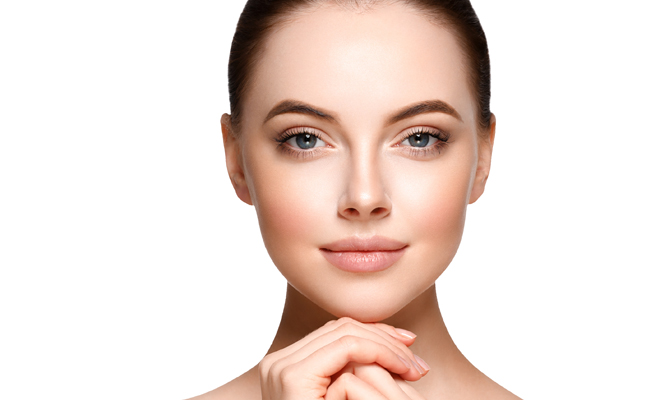
//> input picture lena.jpg, 660 x 400 px
$ ./FiltroRuido   (built with g++ and OpenCV 4)
//> lines starting //> are read from the running program, lines starting //| are printed output that depends on the picture
#include <opencv2/opencv.hpp>
#include "opencv2/imgproc.hpp"
#include "opencv2/imgcodecs.hpp"
#include "opencv2/highgui.hpp"
#include <opencv2/core/core.hpp>
#include <opencv2/highgui/highgui.hpp>
#include <iostream>
using namespace cv;
using namespace std;

int main()
{
    Mat imagen;
    imagen = imread("lena.jpg", 1);
//> imagen is the input picture: 400 rows x 660 cols, CV_8UC3; mean B, G, R 215.4, 222.1, 237.5

    uchar Azul;
    uchar Verde;
    uchar Rojo;
    uchar Orden;

    RNG numero;
    float aleatorio;

    cv::Vec3b pixel;

    int filas = imagen.rows;
//> filas = 400
    int columnas = imagen.cols;
//> columnas = 660
    int sumaTotal = 0;
    int sumaTotalUniforme = 0;

    Mat gris(filas, columnas, CV_8UC1);

    Mat grisRuidoGaussiano(filas, columnas, CV_8UC1);
    Mat imagenBordesGaussiano(filas + 2, columnas + 2, CV_8UC1);
    Mat imagenSinRuidoGaussiano(filas, columnas, CV_8UC1);

    Mat grisRuidoSalPimienta(filas, columnas, CV_8UC1);
    Mat imagenBordesSalPimienta(filas + 2, columnas + 2, CV_8UC1);
    Mat imagenSinRuidoSalPimienta(filas, columnas, CV_8UC1);

    Mat grisRuidoUniforme(filas, columnas, CV_8UC1);
    Mat imagenBordesUniforme(filas + 2, columnas + 2, CV_8UC1);
    Mat imagenSinRuidoUniforme(filas, columnas, CV_8UC1);

    Mat matrizLineal(1, 9, CV_8UC1);

    for (int i = 0; i < filas; i++)
    {
        for (int j = 0; j < columnas; j++)
        {
            pixel = imagen.at<Vec3b>(i, j);

            Azul = pixel[0];
            Verde = pixel[1];
            Rojo = pixel[2];

            gris.at<uchar>(i, j) = (Azul + Verde + Rojo) / 3;
            grisRuidoGaussiano.at<uchar>(i, j) = gris.at<uchar>(i, j)*(numero.uniform(0.f, 1.f));

            grisRuidoSalPimienta.at<uchar>(i, j) = gris.at<uchar>(i, j);
            if ((1000 * (numero.uniform(0.f, 1.f))) > 950)
            {
                grisRuidoSalPimienta.at<uchar>(i, j) = 255;
            }
            else if ((1000 * (numero.uniform(0.f, 1.f))) < 50)
            {
                grisRuidoSalPimienta.at<uchar>(i, j) = 0;
            }

            grisRuidoUniforme.at<uchar>(i, j) = gris.at<uchar>(i, j);
            if ( ( j >= (1*(columnas/4)) && j <= (3*(columnas/4)) ) )
            {
                grisRuidoUniforme.at<uchar>(i, j) = gris.at<uchar>(i, j)* (0.4);
            }
        }
    }
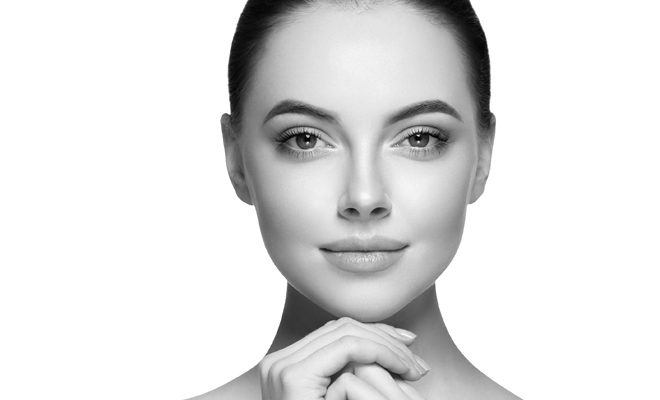
//> gris: 400 rows x 660 cols, CV_8UC1; min 0, max 255, mean 224.9
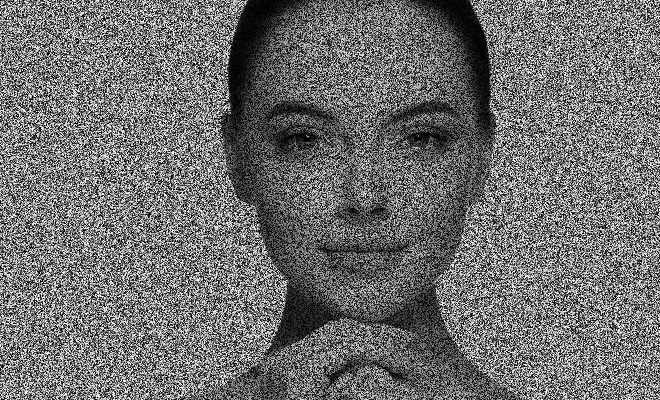
//> grisRuidoGaussiano: 400 rows x 660 cols, CV_8UC1; min 0, max 254, mean 112
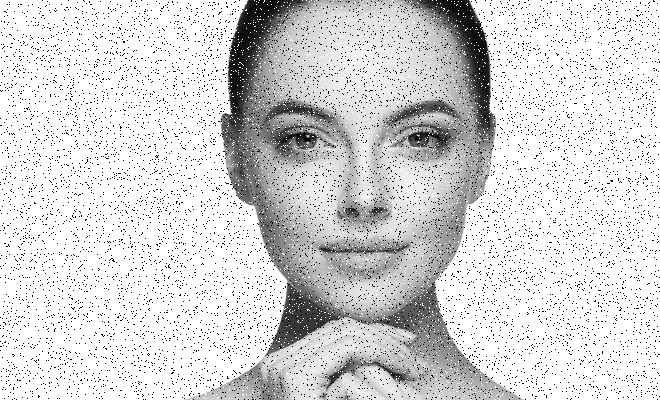
//> grisRuidoSalPimienta: 400 rows x 660 cols, CV_8UC1; min 0, max 255, mean 215.7

    ////////////////////////////////////////////////////////////////////////////////////////////////

             /////////////////////////////////   FILTRO DE MEDIA     //////////////////////////////////

    for (int k = 0; k < filas + 2; k++)
    {
        for (int l = 0; l < columnas + 2; l++)
        {
            if ((k == 0) || (l == 0))
            {
                imagenBordesGaussiano.at<uchar>(k, l) = 0;
                imagenBordesUniforme.at<uchar>(k, l) = 0;
            }
            else if ((k == filas + 1) || (l == columnas + 1))
            {
                imagenBordesGaussiano.at<uchar>(k, l) = 0;
                imagenBordesUniforme.at<uchar>(k, l) = 0;
            }
            else
            {
                imagenBordesGaussiano.at<uchar>(k, l) = grisRuidoGaussiano.at<uchar>(k - 1, l - 1);
                imagenBordesUniforme.at<uchar>(k, l) = grisRuidoUniforme.at<uchar>(k - 1, l - 1);
            }
        }
    }
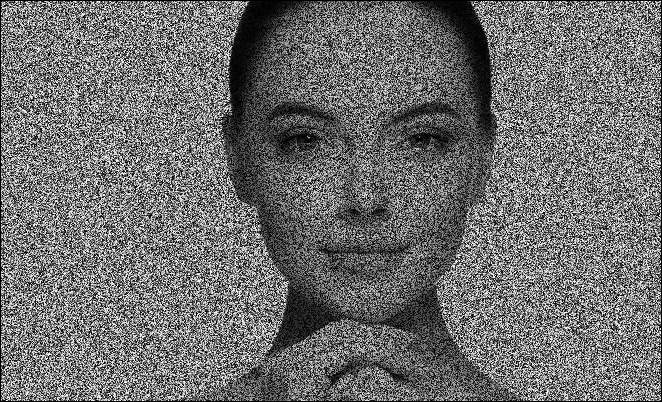
//> imagenBordesGaussiano: 402 rows x 662 cols, CV_8UC1; min 0, max 254, mean 111.1
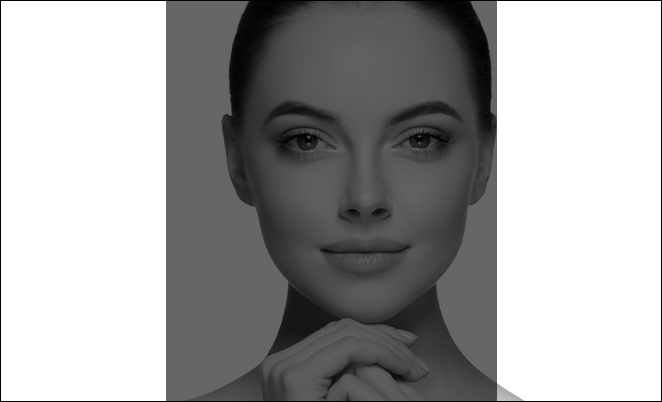
//> imagenBordesUniforme: 402 rows x 662 cols, CV_8UC1; min 0, max 255, mean 164.7

    for (int m = 0; m < filas; m++)
    {
        for (int n = 0; n < columnas; n++)
        {
            for (int p = 0; p < 3; p++)
            {
                for (int q = 0; q < 3; q++)
                {
                    sumaTotal = sumaTotal + imagenBordesGaussiano.at<uchar>(p + m, q + n);
                    sumaTotalUniforme = sumaTotalUniforme + imagenBordesUniforme.at<uchar>(p + m, q + n);
                }
            }

            imagenSinRuidoGaussiano.at<uchar>(m, n) = sumaTotal / 9;
            imagenSinRuidoUniforme.at<uchar>(m, n) = sumaTotalUniforme / 9;

            sumaTotal = 0;
            sumaTotalUniforme = 0;
        }
    }
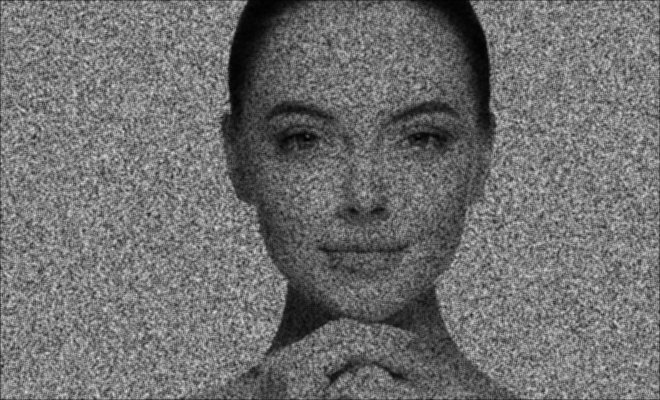
//> imagenSinRuidoGaussiano: 400 rows x 660 cols, CV_8UC1; min 0, max 225, mean 111.2
//> after the loop, sumaTotal = 0; sumaTotalUniforme = 0

    ////////////////////////////////////////////////////////////////////////////////////////////////

        /////////////////////////////////   FILTRO DE MEDIANA     //////////////////////////////////

    for (int r = 0; r < filas + 2; r++)
    {
        for (int s = 0; s < columnas + 2; s++)
        {
            if ((r == 0) || (s == 0))
            {
                imagenBordesSalPimienta.at<uchar>(r, s) = 0;
            }
            else if ((r == filas + 1) || (s == columnas + 1))
            {
                imagenBordesSalPimienta.at<uchar>(r, s) = 0;
            }
            else
            {
                imagenBordesSalPimienta.at<uchar>(r, s) = grisRuidoSalPimienta.at<uchar>(r - 1, s - 1);
            }
        }
    }
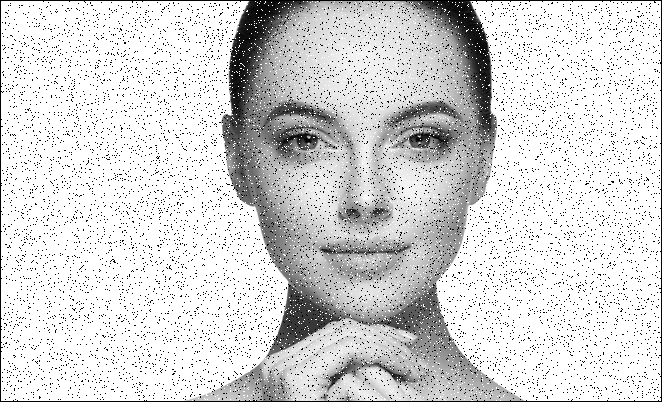
//> imagenBordesSalPimienta: 402 rows x 662 cols, CV_8UC1; min 0, max 255, mean 214

    for (int t = 0; t < filas; t++)
    {
        for (int u = 0; u < columnas; u++)
        {

            for (int v = 0; v < 3; v++)
            {
                for (int w = 0; w < 3; w++)
                {
                    matrizLineal.at<uchar>(0, 3*v + w) = imagenBordesSalPimienta.at<uchar>(t + v, u + w);
                }
            }

            for (int x = 0; x < 9; x++)
            {
                for (int y = 0; y < 8 - x; y++)
                {
                    if (matrizLineal.at<uchar>(0, y) > matrizLineal.at<uchar>(0, y + 1))
                    {
                        Orden = matrizLineal.at<uchar>(0, y);
                        matrizLineal.at<uchar>(0, y) = matrizLineal.at<uchar>(0, y + 1);
                        matrizLineal.at<uchar>(0, y + 1) = Orden;
                    }

                }
            }

            imagenSinRuidoSalPimienta.at<uchar>(t, u) = matrizLineal.at<uchar>(0, (9 + 1) / 2);
        }
    }
//> after the loop, matrizLineal = [0, 0, 0, 0, 0, 255, 255, 255, 255]; Orden = 255

    // [12 lines of commented-out code are left out]
    imshow("Imagen gris con ruido uniforme", grisRuidoUniforme);
    //imshow("Imagen gris con ruido sal y pimienta con bordes", imagenBordesUniforme);
    //imshow("Imagen gris sin ruido sal y pimienta", imagenSinRuidoUniforme);

    waitKey();
    return 0;
}
